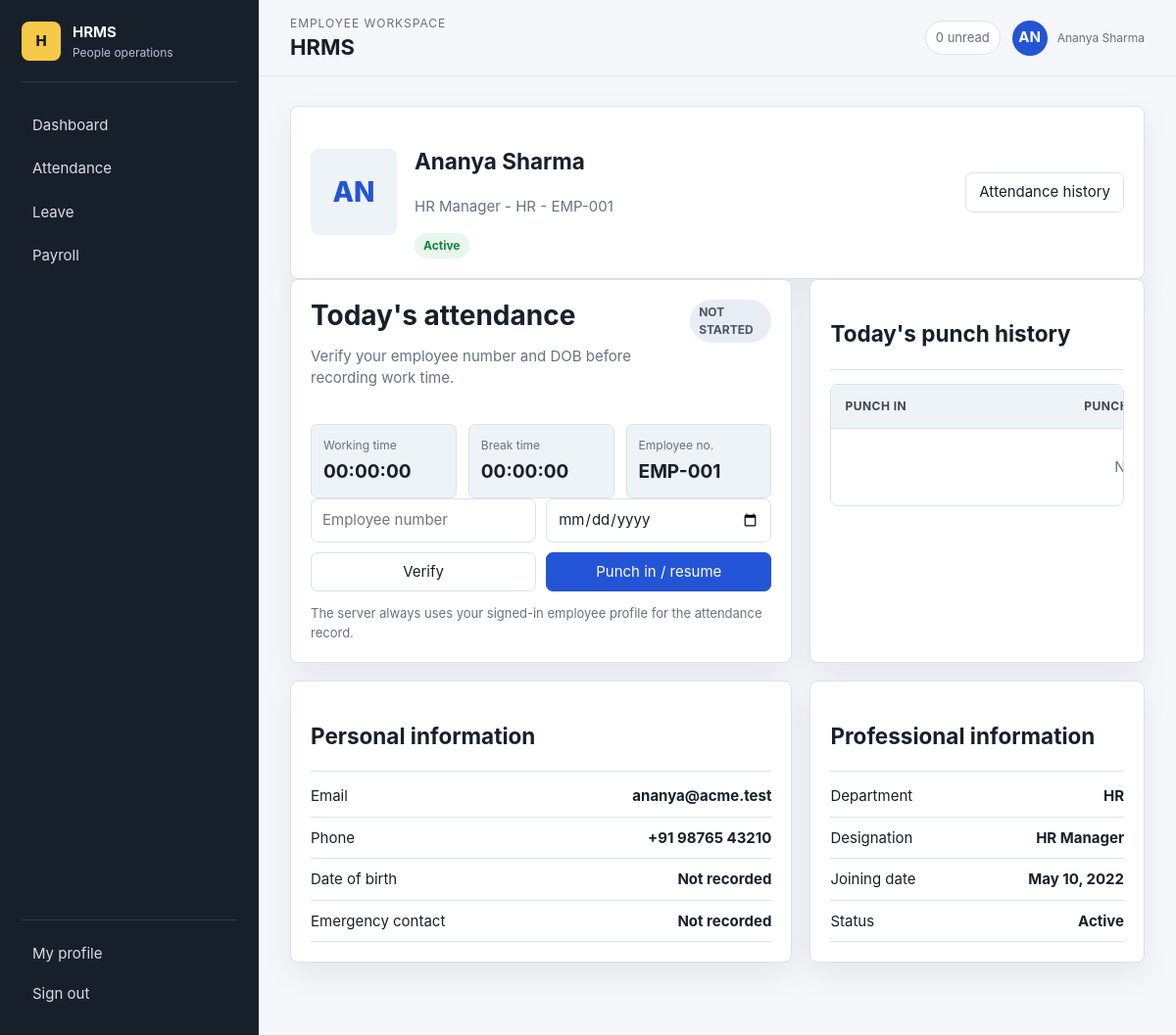
Screenshot of /profile/ (signed in) with the database file from the repository.
### ems/models.py (models this page shows, shortened)
class TimeStampedModel(models.Model):
    created_at = models.DateTimeField(auto_now_add=True)
    updated_at = models.DateTimeField(auto_now=True)
    class Meta:
        abstract = True

class Employee(TimeStampedModel):
    class Status(models.TextChoices):
        ACTIVE = "active", "Active"
        INACTIVE = "inactive", "Inactive"
    class Gender(models.TextChoices):
        FEMALE = "female", "Female"
        MALE = "male", "Male"
        OTHER = "other", "Other"
    user = models.OneToOneField(settings.AUTH_USER_MODEL, on_delete=models.CASCADE, related_name="employee", null=True, blank=True)
    employee_id = models.CharField(max_length=20, unique=True)
    department = models.ForeignKey(Department, on_delete=models.PROTECT, related_name="employees")
    designation = models.ForeignKey(Designation, on_delete=models.PROTECT, related_name="employees")
    phone = models.CharField(max_length=25)
    date_of_birth = models.DateField(null=True, blank=True)
    gender = models.CharField(max_length=10, choices=Gender.choices, blank=True)
    address = models.TextField(blank=True)
    joining_date = models.DateField()
    status = models.CharField(max_length=10, choices=Status.choices, default=Status.ACTIVE)
    profile_photo = models.ImageField(upload_to="profiles/", blank=True)
    emergency_contact = models.CharField(max_length=25, blank=True)
    @property
    def full_name(self): return self.user.get_full_name() if self.user else self.employee_id

class Designation(TimeStampedModel):
    name = models.CharField(max_length=100, unique=True)
    description = models.TextField(blank=True)
    active = models.BooleanField(default=True)
    def __str__(self): return self.name

class Department(TimeStampedModel):
    name = models.CharField(max_length=100, unique=True)
    description = models.TextField(blank=True)
    active = models.BooleanField(default=True)
    def __str__(self): return self.name

### ems/views.py (the view)
# urls.py: path("",views.dashboard,name="dashboard"),path("login/",auth_views.LoginView.as_view(template_name="registration/login.html"),name="login"),path("logout/",views.logout_view,name="logout"),path("profil
@login_required
def profile(request):
    if is_admin(request.user) and not hasattr(request.user, "employee"):
        messages.info(request, "Administrator accounts do not have an employee profile.")
        return redirect("ems:dashboard")
    employee = Employee.objects.filter(user=request.user).first()
    if not employee:
        return render(request, "ems/no_employee_profile.html", status=403)
    today = timezone.localdate()
    today_attendance = Attendance.objects.filter(employee=employee, date=today).prefetch_related("sessions").first()
    active_session = AttendanceSession.objects.filter(attendance__employee=employee, punch_out__isnull=True).select_related("attendance").first()
    return render(request, "ems/profile.html", {
        "employee": employee, "payroll": employee.payrolls.first(), "reviews": employee.reviews.all()[:5],
        "attendance": employee.attendance.prefetch_related("sessions")[:5], "today_attendance": today_attendance,
        "active_session": active_session, "working_time": format_duration(today_attendance.sessions_total) if today_attendance else "00:00:00",
        "break_time": format_duration(today_attendance.break_total) if today_attendance else "00:00:00",
        "server_now": timezone.localtime().isoformat(),
    })

### ems/views.py (called while the page is built)
def is_admin(user): return user.is_authenticated and user.is_staff

### templates/ems/profile.html (shortened to what this page needs)
{% extends "base.html" %}
{% block content %}
  <section class="card profile-hero">
    {% if employee.profile_photo %}
      <img src="{{ employee.profile_photo.url }}" class="profile-image" alt="{{ employee.full_name }}">
    {% else %}
      <div class="avatar-lg">{{ employee.full_name|slice:":2"|upper }}</div>
    {% endif %}
    <div>
      <h1>{{ employee.full_name }}</h1>
      <p class="muted">{{ employee.designation }} - {{ employee.department }} - {{ employee.employee_id }}</p>
      <span class="badge {{ employee.status }}">{{ employee.get_status_display }}</span>
    </div>
    <a class="btn" href="{% url 'ems:attendance' %}">Attendance history</a>
  </section>
  <div class="two-col">
    <section class="card">
      <div class="section-head">
        <div>
          <h2>Today's attendance</h2>
          <p class="muted">Verify your employee number and DOB before recording work time.</p>
        </div>
        <span id="attendanceStatus" class="{% if active_session %}badge present{% elif today_attendance %}badge draft{% else %}badge{% endif %}">
          {% if active_session %}WORKING{% elif today_attendance %}ON BREAK / COMPLETE{% else %}NOT STARTED{% endif %}
        </span>
      </div>
      <div class="attendance-metrics">
        <div><span>Working time</span><b id="workingTimer" data-start="{% if active_session %}{{ active_session.punch_in|date:'c' }}{% endif %}" data-base="{{ working_time }}" data-server-now="{{ server_now }}">{{ working_time }}</b></div>
        <div><span>Break time</span><b id="breakTime">{{ break_time }}</b></div>
        <div><span>Employee no.</span><b>{{ employee.employee_id }}</b></div>
      </div>
      <form method="post" action="{% url 'ems:attendance_action' %}" class="verify-grid" data-attendance-form>
        <input class="input" name="employee_id" placeholder="Employee number" required>
        <input class="input" name="date_of_birth" type="date" required>
        <button class="btn ghost" name="action" value="verify">Verify</button>
        {% if active_session %}
          <button class="btn danger" name="action" value="punch_out">Punch out</button>
        {% else %}
          <button class="btn primary" name="action" value="punch_in">Punch in / resume</button>
        {% endif %}
      </form>
      <p class="muted small-note">The server always uses your signed-in employee profile for the attendance record.</p>
    </section>
    <section class="card">
      <h2>Today's punch history</h2>
      <div class="divider"></div>
      <div class="table-wrap">
        <table>
          <thead><tr><th>Punch in</th><th>Punch out</th><th>Duration</th></tr></thead>
          <tbody id="attendanceSessions">
            {% if today_attendance %}
              {% for session in today_attendance.sessions.all %}
                <tr><td>{{ session.punch_in|date:"H:i" }}</td><td>{{ session.punch_out|date:"H:i"|default:"Working" }}</td><td>{{ session.duration }}</td></tr>
              {% empty %}
                <tr><td colspan="3" class="empty">No sessions recorded today.</td></tr>
              {% endfor %}
            {% else %}
              <tr><td colspan="3" class="empty">No sessions recorded today.</td></tr>
            {% endif %}
          </tbody>
        </table>
      </div>
    </section>
  </div>
  <div class="two-col">
    <section class="card">
      <h2>Personal information</h2>
      <div class="divider"></div>
      <div class="info-list">
        <div><span>Email</span><strong>{{ employee.user.email }}</strong></div>
        <div><span>Phone</span><strong>{{ employee.phone }}</strong></div>
        <div><span>Date of birth</span><strong>{{ employee.date_of_birth|default:"Not recorded" }}</strong></div>
        <div><span>Emergency contact</span><strong>{{ employee.emergency_contact|default:"Not recorded" }}</strong></div>
      </div>
    </section>
    <section class="card">
      <h2>Professional information</h2>
      <div class="divider"></div>
      <div class="info-list">
        <div><span>Department</span><strong>{{ employee.department }}</strong></div>
        <div><span>Designation</span><strong>{{ employee.designation }}</strong></div>
        <div><span>Joining date</span><strong>{{ employee.joining_date }}</strong></div>
        <div><span>Status</span><strong>{{ employee.get_status_display }}</strong></div>
      </div>
    </section>
  </div>
{% endblock %}

### templates/components/topbar.html (shortened to what this page needs)
<header class="app-topbar">
  <div>
    <p class="eyebrow">{% if request.user.is_staff %}Admin workspace{% else %}Employee workspace{% endif %}</p>
    <h1>{% block page_title %}HRMS{% endblock %}</h1>
  </div>
  <div class="topbar-user">
    <span class="notification-pill">0 unread</span>
    <a class="user-chip" href="{% url 'ems:profile' %}">
      <span>{{ request.user.get_full_name|default:request.user.username|slice:":2"|upper }}</span>
      <small>{{ request.user.get_full_name|default:request.user.username }}</small>
    </a>
  </div>
</header>

### rows the page displays
Employee: full_name "AN", full_name "Ananya Sharma", designation "HR Manager", department "HR", employee_id "EMP-001", status "Active", user.email "ananya@acme.test", phone "+91 98765 43210", date_of_birth "Not recorded", emergency_contact "Not recorded", joining_date "May 10, 2022"

### other values shown
{{ request.user.get_full_name|default:request.user.username }} "Ananya Sharma"
{{ break_time }} "00:00:00"
